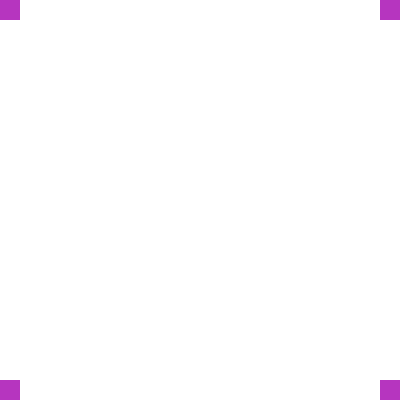
Frame 1 (no input)
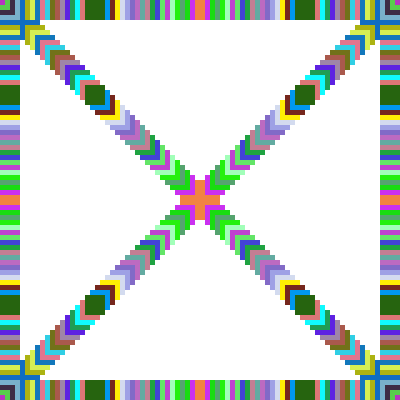
Frame 60 (no input)
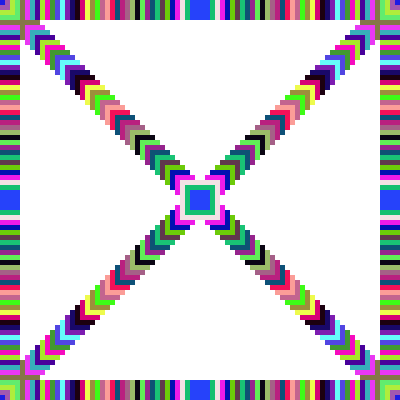
Frame 120 (the mouse pressed at the canvas centre since frame 60)

The p5.js sketch that drew these frames (run headless with seeded random() and noise() and a simulated clock; from frame 60 on, the mouse is pressed at the canvas centre):

// p5.js sketch
// ── sketch.js
var right=0
var left=0
var c1=0
var c2=0
var c3=0
function setup() {
  createCanvas(400, 400);
}

function draw() {
  noStroke()
  c1=c1+5
  c2=c2+10
  c3=c3+15
  fill(random(0,255),random(0,255),random(0,255))
  rect(0+right,0,20)
  rect(0+right,0+right,20)
  rect(0,0+right,20)
  rect(380-right,380,20)
  rect(380-right,380-right,20)
  rect(380,380-right,20)
  rect(0+right,380,20)
  rect(0+right,380-right,20)
  rect(0,380-right,20)
  rect(380-right,0,20)
  rect(380,0+right,20)
  rect(380-right,0+right,20)
  right=right+5
  left=left-5
  if (right>400){
    right=0}
  if (c1>255){
    c1=0}
    if (c2>255){
    c2=0}
    if (c3>255){
    c3=0}
  if (left<0){
    left=400}
  

  }
